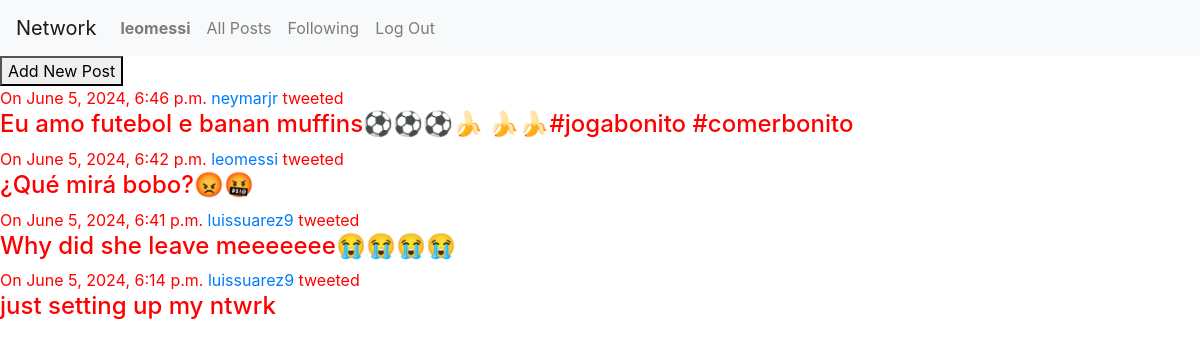
Screenshot of / (signed in) with the database file from the repository.
### network/models.py (models this page shows, shortened)
class User(AbstractUser):
    birthdate = models.DateField(null=True, blank=True)
    portrait = models.URLField(null=True, blank=True)
    bio = models.TextField(max_length=600, null=True, blank=True)
    follows = models.ManyToManyField("self", symmetrical=False, related_name="followers", blank=True)

class Post(models.Model):
    author = models.ForeignKey(User, on_delete=models.CASCADE)
    title = models.CharField(max_length=60)
    content = models.TextField()
    likes =  models.ManyToManyField(User, related_name="liked_posts", blank=True)
    created_at = models.DateTimeField(auto_now_add=True)

### network/views.py (the view)
# urls.py: path("", views.index, name="index"),
def index(request):
    posts = Post.objects.all().order_by("-created_at")
    return render(request, "network/index.html", {
        'posts': posts
    })

### network/templates/network/index.html
{% extends "network/layout.html" %}
{% block body %}
    <div>
        <form action="{% url 'new' %}" method="GET">
            <button>Add New Post</button>
        </form>
        {% for post in posts%}
        <div>
            <div>
                On {{ post.created_at }} <a href="{% url 'profile' username=post.author %}">{{ post.author }}</a> tweeted
            </div>
            <div>
                <h4>{{ post.content }}</h4>
            </div>
        </div>
        {% endfor %}
    </div>
{% endblock %}

### network/templates/network/layout.html (shortened to what this page needs)
{% load static %}
<!DOCTYPE html>
<html lang="en">
    <head>
        <link rel="stylesheet" href="https://stackpath.bootstrapcdn.com/bootstrap/4.4.1/css/bootstrap.min.css">
        <link href="{% static 'network/styles.css' %}" rel="stylesheet">
    </head>
    <body>
        <nav class="navbar navbar-expand-lg navbar-light bg-light">
            <a class="navbar-brand" href="#">Network</a>
            <div>
              <ul class="navbar-nav mr-auto">
                {% if user.is_authenticated %}
                    <li class="nav-item">
                        <a class="nav-link" href="{% url 'profile' username=user.username %}"><strong>{{ user.username }}</strong></a>
                    </li>
                {% endif %}
                <li class="nav-item">
                  <a class="nav-link" href="{% url 'index' %}">All Posts</a>
                </li>
                {% if user.is_authenticated %}
                    <li class="nav-item">
                        <a class="nav-link" href="{% url 'following' %}">Following</a>
                    </li>
                    <li class="nav-item">
                        <a class="nav-link" href="{% url 'logout' %}">Log Out</a>
                    </li>
                {% endif %}
              </ul>
            </div>
          </nav>
        <div class="body">
            {% block body %}
            {% endblock %}
        </div>
    </body>
</html>

### network/static/network/styles.css (style rules this page uses)
body { color: red; }

### rows the page displays
User: username "leomessi"
Post: created_at "June 5, 2024, 6:46 p.m.", author "neymarjr", content "Eu amo futebol e banan muffins⚽️⚽️⚽️🍌 🍌🍌#jogabonito #comerbonito"
Post: created_at "June 5, 2024, 6:42 p.m.", author "leomessi", content "¿Qué mirá bobo?😡🤬"
Post: created_at "June 5, 2024, 6:41 p.m.", author "luissuarez9", content "Why did she leave meeeeeee😭😭😭😭"
Post: created_at "June 5, 2024, 6:14 p.m.", author "luissuarez9", content "just setting up my ntwrk"
